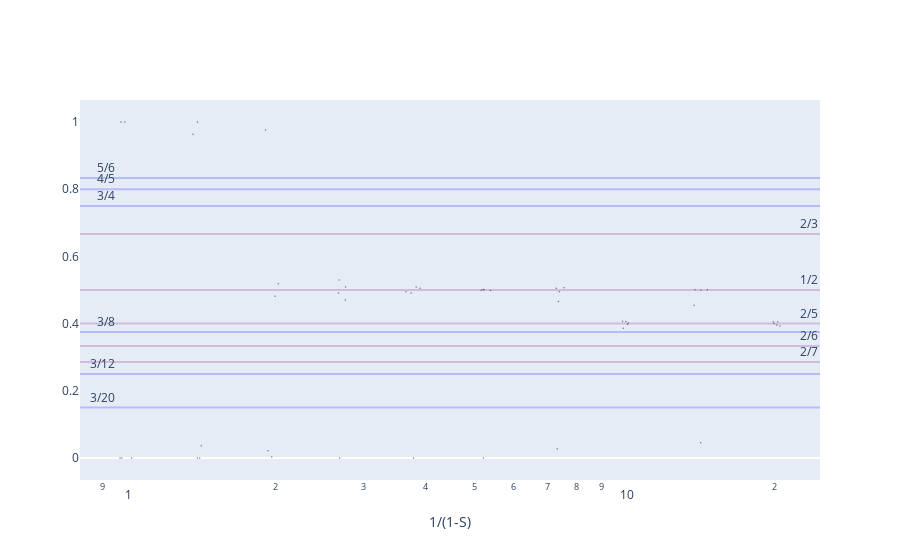

This figure's notebook cell:
### Code cell
from toy_models_of_superposition.figures import dimensionality_figure
dimensionality_figure(model)

### Figure 1 — Plotly figure (JSON) as saved in the notebook; plotly's stock layout.template omitted (floating-point values rounded to 4 significant figures)
{"data": [{"marker": {"color": "black", "opacity": 0.5, "size": 1.5}, "mode": "markers", "type": "scatter", "x": [0.9782, 0.9958, 0.9819, 0.9738, 1.027], "y": [1.0, 0.9998, 2.297e-05, 0.0001658, 1.727e-05]}, {"marker": {"color": "black", "opacity": 0.5, "size": 1.5}, "mode": "markers", "type": "scatter", "x": [1.393, 1.363, 1.417, 1.407, 1.392], "y": [0.9996, 0.9634, 0.03668, 0.0001824, 7.962e-05]}, {"marker": {"color": "black", "opacity": 0.5, "size": 1.5}, "mode": "markers", "type": "scatter", "x": [1.907, 2.022, 1.992, 1.962, 1.93], "y": [0.9758, 0.5184, 0.4816, 0.002721, 0.02148]}, {"marker": {"color": "black", "opacity": 0.5, "size": 1.5}, "mode": "markers", "type": "scatter", "x": [2.679, 2.759, 2.671, 2.684, 2.757], "y": [0.5294, 0.509, 0.4909, 3.633e-05, 0.4706]}, {"marker": {"color": "black", "opacity": 0.5, "size": 1.5}, "mode": "markers", "type": "scatter", "x": [3.823, 3.892, 3.735, 3.646, 3.776], "y": [0.5087, 0.5054, 0.4913, 0.4946, 1.956e-06]}, {"marker": {"color": "black", "opacity": 0.5, "size": 1.5}, "mode": "markers", "type": "scatter", "x": [5.231, 5.165, 5.391, 5.208, 5.216], "y": [0.5006, 0.4994, 0.4986, 0.5014, 1.276e-06]}, {"marker": {"color": "black", "opacity": 0.5, "size": 1.5}, "mode": "markers", "type": "scatter", "x": [7.568, 7.331, 7.302, 7.373, 7.404], "y": [0.5064, 0.02774, 0.5056, 0.4659, 0.4944]}, {"marker": {"color": "black", "opacity": 0.5, "size": 1.5}, "mode": "markers", "type": "scatter", "x": [10.06, 9.916, 10.18, 10.14, 9.947], "y": [0.4062, 0.4071, 0.4018, 0.3982, 0.3864]}, {"marker": {"color": "black", "opacity": 0.5, "size": 1.5}, "mode": "markers", "type": "scatter", "x": [14.24, 14.67, 13.8, 13.85, 14.22], "y": [0.4992, 0.5008, 0.4542, 0.5007, 0.04504]}, {"marker": {"color": "black", "opacity": 0.5, "size": 1.5}, "mode": "markers", "type": "scatter", "x": [20.3, 19.89, 19.96, 20.2, 20.51], "y": [0.4058, 0.4054, 0.4006, 0.3956, 0.3926]}], "layout": {"annotations": [{"showarrow": false, "text": "1/2", "x": 1, "xanchor": "right", "xref": "x domain", "y": 0.5, "yanchor": "bottom", "yref": "y"}, {"showarrow": false, "text": "2/3", "x": 1, "xanchor": "right", "xref": "x domain", "y": 0.6667, "yanchor": "bottom", "yref": "y"}, {"showarrow": false, "text": "2/5", "x": 1, "xanchor": "right", "xref": "x domain", "y": 0.4, "yanchor": "bottom", "yref": "y"}, {"showarrow": false, "text": "2/6", "x": 1, "xanchor": "right", "xref": "x domain", "y": 0.3333, "yanchor": "bottom", "yref": "y"}, {"showarrow": false, "text": "2/7", "x": 1, "xanchor": "right", "xref": "x domain", "y": 0.2857, "yanchor": "bottom", "yref": "y"}, {"showarrow": false, "text": "5/6", "x": 0.05, "xanchor": "right", "xref": "x domain", "y": 0.8333, "yanchor": "bottom", "yref": "y"}, {"showarrow": false, "text": "4/5", "x": 0.05, "xanchor": "right", "xref": "x domain", "y": 0.8, "yanchor": "bottom", "yref": "y"}, {"showarrow": false, "text": "3/4", "x": 0.05, "xanchor": "right", "xref": "x domain", "y": 0.75, "yanchor": "bottom", "yref": "y"}, {"showarrow": false, "text": "3/8", "x": 0.05, "xanchor": "right", "xref": "x domain", "y": 0.375, "yanchor": "bottom", "yref": "y"}, {"showarrow": false, "text": "3/12", "x": 0.05, "xanchor": "right", "xref": "x domain", "y": 0.25, "yanchor": "bottom", "yref": "y"}, {"showarrow": false, "text": "3/20", "x": 0.05, "xanchor": "right", "xref": "x domain", "y": 0.15, "yanchor": "bottom", "yref": "y"}], "shapes": [{"line": {"color": "purple"}, "opacity": 0.2, "type": "line", "x0": 0, "x1": 1, "xref": "x domain", "y0": 0.5, "y1": 0.5, "yref": "y"}, {"line": {"color": "purple"}, "opacity": 0.2, "type": "line", "x0": 0, "x1": 1, "xref": "x domain", "y0": 0.6667, "y1": 0.6667, "yref": "y"}, {"line": {"color": "purple"}, "opacity": 0.2, "type": "line", "x0": 0, "x1": 1, "xref": "x domain", "y0": 0.4, "y1": 0.4, "yref": "y"}, {"line": {"color": "purple"}, "opacity": 0.2, "type": "line", "x0": 0, "x1": 1, "xref": "x domain", "y0": 0.3333, "y1": 0.3333, "yref": "y"}, {"line": {"color": "purple"}, "opacity": 0.2, "type": "line", "x0": 0, "x1": 1, "xref": "x domain", "y0": 0.2857, "y1": 0.2857, "yref": "y"}, {"line": {"color": "blue"}, "opacity": 0.2, "type": "line", "x0": 0, "x1": 1, "xref": "x domain", "y0": 0.8333, "y1": 0.8333, "yref": "y"}, {"line": {"color": "blue"}, "opacity": 0.2, "type": "line", "x0": 0, "x1": 1, "xref": "x domain", "y0": 0.8, "y1": 0.8, "yref": "y"}, {"line": {"color": "blue"}, "opacity": 0.2, "type": "line", "x0": 0, "x1": 1, "xref": "x domain", "y0": 0.75, "y1": 0.75, "yref": "y"}, {"line": {"color": "blue"}, "opacity": 0.2, "type": "line", "x0": 0, "x1": 1, "xref": "x domain", "y0": 0.375, "y1": 0.375, "yref": "y"}, {"line": {"color": "blue"}, "opacity": 0.2, "type": "line", "x0": 0, "x1": 1, "xref": "x domain", "y0": 0.25, "y1": 0.25, "yref": "y"}, {"line": {"color": "blue"}, "opacity": 0.2, "type": "line", "x0": 0, "x1": 1, "xref": "x domain", "y0": 0.15, "y1": 0.15, "yref": "y"}], "showlegend": false, "xaxis": {"showgrid": false, "title": {"text": "1/(1-S)"}, "type": "log"}, "yaxis": {"showgrid": false}}}
